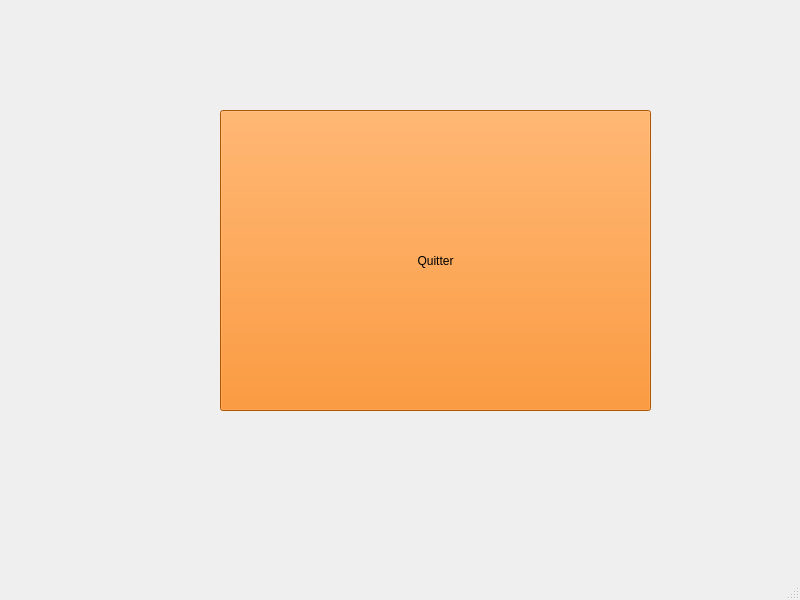
<?xml version="1.0" encoding="UTF-8"?>
<ui version="4.0">
 <class>ServeurMainWindow</class>
 <widget class="QMainWindow" name="ServeurMainWindow">
  <property name="geometry">
   <rect>
    <x>0</x>
    <y>0</y>
    <width>800</width>
    <height>600</height>
   </rect>
  </property>
  <property name="windowTitle">
   <string>ServeurMainWindow</string>
  </property>
  <widget class="QWidget" name="centralwidget">
   <widget class="QPushButton" name="pushButton">
    <property name="geometry">
     <rect>
      <x>220</x>
      <y>110</y>
      <width>431</width>
      <height>301</height>
     </rect>
    </property>
    <property name="styleSheet">
     <string notr="true">background-color: rgb(245, 121, 0);</string>
    </property>
    <property name="text">
     <string>Quitter</string>
    </property>
   </widget>
  </widget>
  <widget class="QMenuBar" name="menubar">
   <property name="geometry">
    <rect>
     <x>0</x>
     <y>0</y>
     <width>800</width>
     <height>21</height>
    </rect>
   </property>
  </widget>
  <widget class="QStatusBar" name="statusbar"/>
 </widget>
 <resources/>
 <connections>
  <connection>
   <sender>pushButton</sender>
   <signal>clicked()</signal>
   <receiver>ServeurMainWindow</receiver>
   <slot>close()</slot>
   <hints>
    <hint type="sourcelabel">
     <x>245</x>
     <y>147</y>
    </hint>
    <hint type="destinationlabel">
     <x>515</x>
     <y>226</y>
    </hint>
   </hints>
  </connection>
 </connections>
</ui>
